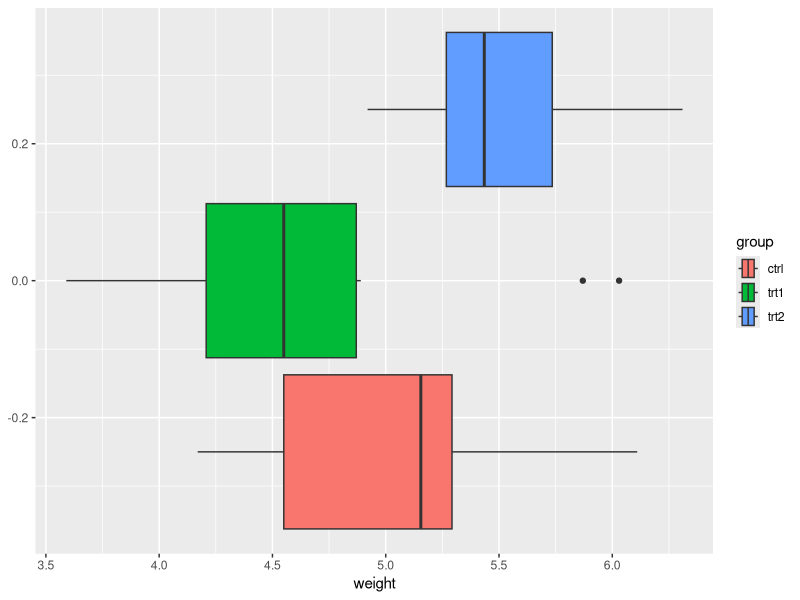
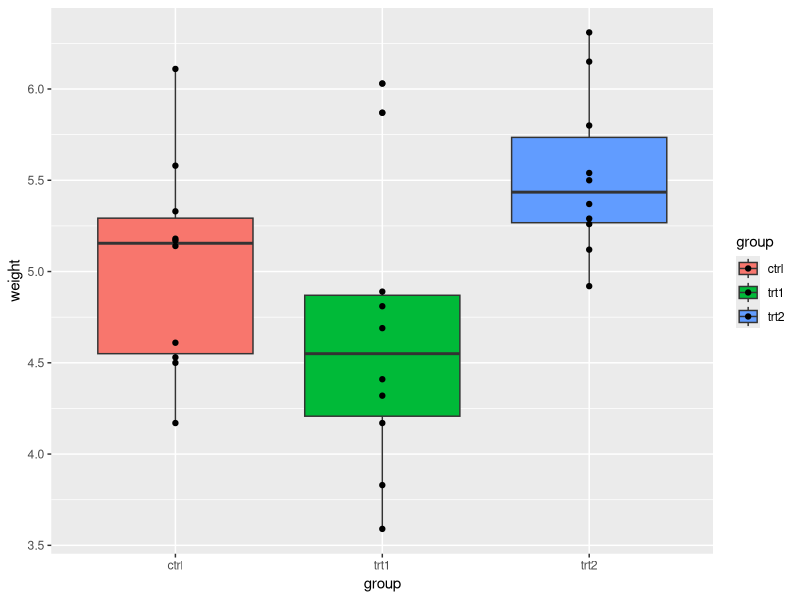
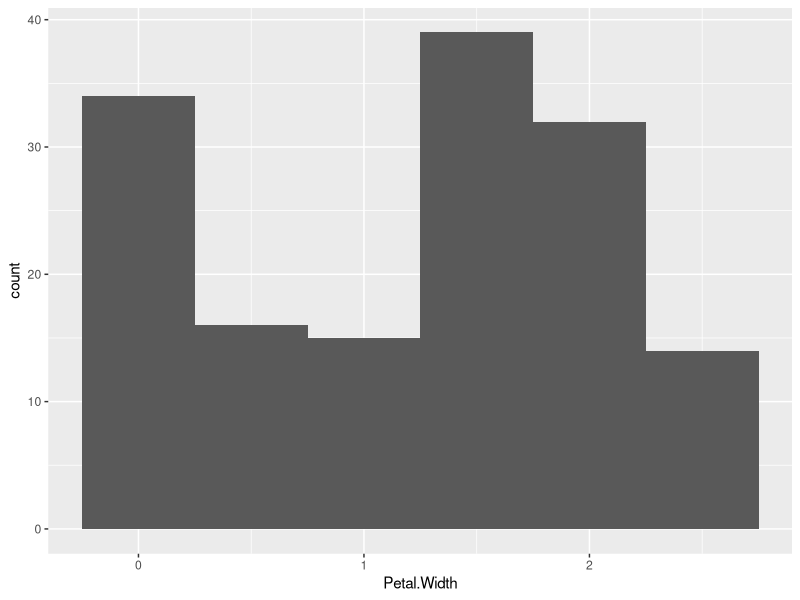
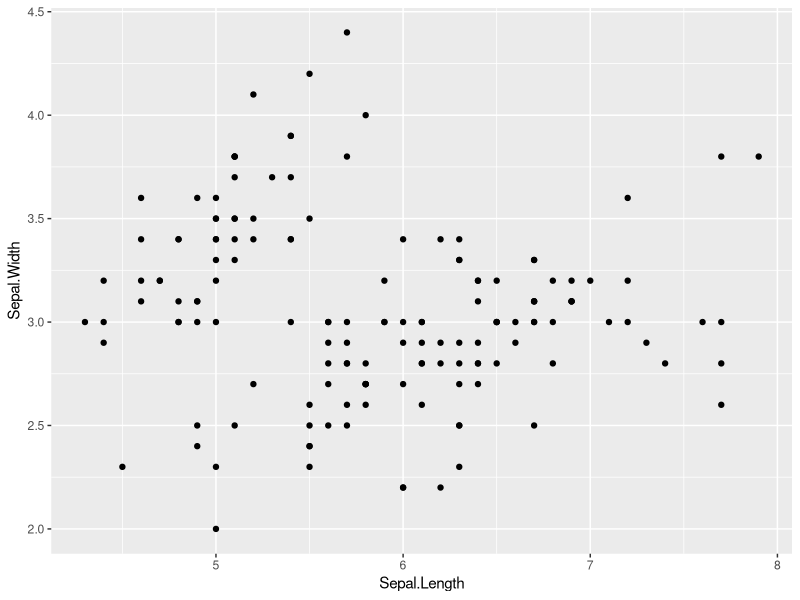
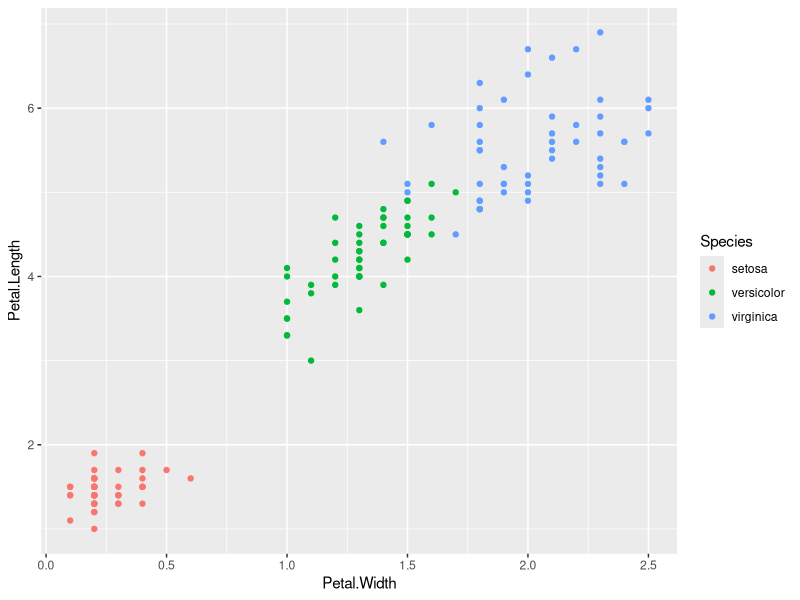

These figures' R source, in order:
# Tidyverse Exam – Data Manipulation in R (using `mtcars` dataset)

# tidyverse ---------------------------------------------------------------

# Use `df_mtcars` for Questions 1 - 10
library(tidyverse)
df_mtcars <- as_tibble(mtcars,
                       rownames = "model")

# 1. Filter rows where number of cylinders (`cyl`) is 6
# Write code to create a new data frame that only includes rows where `cyl == 6`.
# Assign to: `mtcars_cyl6`
mtcars_cyl6 <- df_mtcars %>% 
                        filter(cyl == 6)
# 2. Filter rows where number of gears (`gear`) is either 3 or 5
# Use `%in%` to filter the `df_mtcars` dataset for these two `gear` values.
# Assign to: `mtcars_g35`
mtcars_g35 <- df_mtcars %>% 
                        filter(gear %in% c(3, 5))
# 3. Filter rows where miles per gallon (`mpg`) is greater than 25
# Create a subset of `df_mtcars` where `mpg > 25`.
# Assign to: `mtcars_mpg25`
mtcars_mpg25 <- df_mtcars %>% 
                         filter(mpg > 25)

# 4. Filter rows where weight (`wt`) is less than 2.5 AND number of cylinders (`cyl`) is 4
# Combine logical conditions using `&`.
# Assign to: `mtcars_light_cyl4`
mtcars_light_cyl4 <- df_mtcars %>% 
                              filter(wt < 2.5 & cyl == 4)
# 5. Sort `df_mtcars` by horsepower (`hp`) in ascending order
# Use `arrange()` to sort the data.
# Assign to: `mtcars_hp`
mtcars_hp <- df_mtcars %>% 
                      arrange(hp)
# 6. Sort `df_mtcars` by quarter mile time (`qsec`) in descending order
# Use `desc()` inside `arrange()`.
# Assign to: `mtcars_qsec`
mtcars_qsec <- df_mtcars %>% 
                      arrange(desc(qsec))
# 7. Exclude the `drat` column
# Use `select()` with `-` (minus sign) to remove the column.
# Assign to: `mtcars_no_drat`
mtcars_no_drat <- df_mtcars %>% 
                            select(-drat)
# 8. Add a new column `ptw` that equals the ratio of horsepower (`hp`) to weight (`wt`) (`hp / wt`)
# Use `mutate()` to add the new column.
# Assign to: `mtcars_with_ptw`
mtcars_with_ptw <- df_mtcars %>% 
                            mutate("ptw" = hp / wt)
# 9. Identify the car `model` with the highest `ptw` among cars with six cylinders (`cyl == 6`).
# Hint: Use `mtcars_with_ptw` and a chain of `filter()` and `arrange()` with `%>%`.
# Write the car model here: Ferrari Dino
q9df <- mtcars_with_ptw %>%
                        filter(cyl == 6) %>% 
                                        arrange(desc(ptw))
# 10. Group by number of gears (`gear`) and summarize minimum & maximum values of `mpg`
# Use `group_by()` and `summarize()` to calculate minimum & maximum values of `mpg` within each group.
# Minimum and maximum values of each group should be represented as separate columns.
# Function `min()` returns the minimum value in a vector.
# Function `max()` returns the maximum value in a vector.
# Assign to: `mtcars_mpg_by_gear`
mtcars_mpg_by_gear <- mtcars %>% 
                            group_by(gear) %>% 
                                          summarise(min_mpg = min(mpg), max_mpg = max(mpg))
# ggplot ------------------------------------------------------------------

# Visualization in R (using `iris` dataset)

## before you begin with the following questions, type the following code to check column names in the dataframe
colnames(iris) # output from this code is the column names that can be used in figures

# 11. Simple scatter plot of `Sepal.Length` vs `Sepal.Width` using `ggplot()`
# Assign to: `g_scat`
# Create a scatter plot with `Sepal.Width` on the x-axis and `Sepal.Length` on the y-axis.
 g_scat <- iris %>% 
   ggplot(
    aes(x = Sepal.Length, 
        y = Sepal.Width)
  ) + geom_point()
# 12. Scatter plot with points colored by `Species`
# Assign to: `g_scat_col`
# Create a scatter plot with `Petal.Width` on the x-axis and `Petal.Length` on the y-axis,
# coloring points by `Species`.
 g_scat_col <- iris %>% 
   ggplot(
     aes(x = Petal.Width, 
         y = Petal.Length,
         col = Species)
   ) + geom_point()
# 13. Histogram of `Petal.Width` with `binwidth = 0.5`
# Assign to: `g_hist`
# Create a histogram of `Petal.Width` with `binwidth` set to 0.5.
 g_hist <- iris %>% 
           ggplot(
           aes(x = Petal.Width)
           ) + geom_histogram(binwidth = 0.5)

# Visualization in R (using `PlantGrowth` dataset)

## before you begin with the following questions, type the following code to check column names in the dataframe
colnames(PlantGrowth) # output from this code is the column names that can be used in figures

# 14. Boxplot of `weight` grouped and filled by `group`
# Assign to: `g_bplot1`
# Create a boxplot of `weight` by `group`, filling boxes by `group`.
g_bplot1 <- PlantGrowth %>% 
            ggplot(
              aes(x = weight, fill = group)
            ) + geom_boxplot()
# 15. Boxplot + scatter plot of `weight` by `group`
# Assign to: `g_bplot2`
# Create a boxplot of `weight` by `group`, then overlay points showing individual observations.
g_bplot2 <- PlantGrowth %>% 
            ggplot(
              aes(x = group, y = weight, fill = group)
            ) + geom_boxplot() + geom_point()
